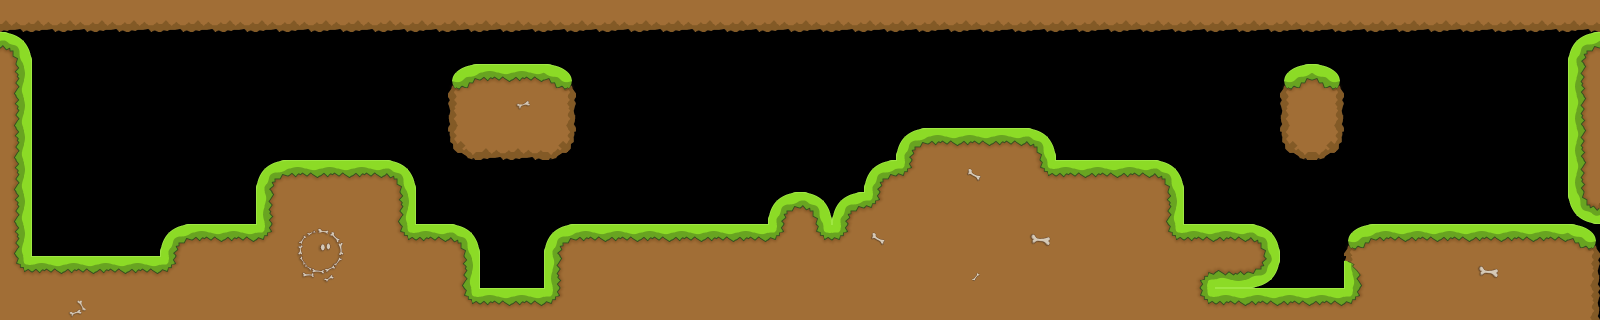

Below is a game level as drawn by its tile map, then a one-line description and the .tmx that defines it (tile-layer data replaced by summaries):
An orthogonal 50x10 tile map with 32x32 px tiles, 1 tile layer (Ebene 1).

<map version="1.0" orientation="orthogonal" width="50" height="10" tilewidth="32" tileheight="32">
 <tileset firstgid="1" name="tiles" tilewidth="32" tileheight="32">
  <image source="../tiles/tiles.png" />
  <tile id="0">
   <properties>
    <property name="solid" value="0" />
   </properties>
  </tile>
  <tile id="1">
   <properties>
    <property name="solid" value="0" />
   </properties>
  </tile>
  <tile id="2">
   <properties>
    <property name="solid" value="0" />
   </properties>
  </tile>
  <tile id="3">
   <properties>
    <property name="solid" value="0" />
   </properties>
  </tile>
  <tile id="4">
   <properties>
    <property name="solid" value="1" />
   </properties>
  </tile>
  <tile id="5">
   <properties>
    <property name="solid" value="1" />
   </properties>
  </tile>
  <tile id="6">
   <properties>
    <property name="solid" value="0" />
   </properties>
  </tile>
  <tile id="7">
   <properties>
    <property name="solid" value="1" />
   </properties>
  </tile>
  <tile id="8">
   <properties>
    <property name="solid" value="1" />
   </properties>
  </tile>
  <tile id="9">
   <properties>
    <property name="solid" value="1" />
   </properties>
  </tile>
  <tile id="10">
   <properties>
    <property name="solid" value="1" />
   </properties>
  </tile>
  <tile id="11">
   <properties>
    <property name="solid" value="1" />
   </properties>
  </tile>
  <tile id="12">
   <properties>
    <property name="solid" value="1" />
   </properties>
  </tile>
  <tile id="13">
   <properties>
    <property name="solid" value="1" />
   </properties>
  </tile>
  <tile id="14">
   <properties>
    <property name="solid" value="1" />
   </properties>
  </tile>
  <tile id="15">
   <properties>
    <property name="solid" value="1" />
   </properties>
  </tile>
  <tile id="16">
   <properties>
    <property name="solid" value="1" />
   </properties>
  </tile>
  <tile id="17">
   <properties>
    <property name="solid" value="1" />
   </properties>
  </tile>
  <tile id="18">
   <properties>
    <property name="solid" value="1" />
   </properties>
  </tile>
  <tile id="19">
   <properties>
    <property name="solid" value="1" />
   </properties>
  </tile>
  <tile id="20">
   <properties>
    <property name="solid" value="1" />
   </properties>
  </tile>
  <tile id="21">
   <properties>
    <property name="solid" value="1" />
   </properties>
  </tile>
  <tile id="22">
   <properties>
    <property name="solid" value="1" />
   </properties>
  </tile>
  <tile id="23">
   <properties>
    <property name="solid" value="1" />
   </properties>
  </tile>
  <tile id="24">
   <properties>
    <property name="solid" value="1" />
   </properties>
  </tile>
  <tile id="25">
   <properties>
    <property name="solid" value="1" />
   </properties>
  </tile>
  <tile id="26">
   <properties>
    <property name="solid" value="0" />
   </properties>
  </tile>
  <tile id="27">
   <properties>
    <property name="solid" value="0" />
   </properties>
  </tile>
  <tile id="28">
   <properties>
    <property name="solid" value="0" />
   </properties>
  </tile>
  <tile id="29">
   <properties>
    <property name="solid" value="0" />
   </properties>
  </tile>
  <tile id="30">
   <properties>
    <property name="solid" value="0" />
   </properties>
  </tile>
  <tile id="32">
   <properties>
    <property name="solid" value="0" />
   </properties>
  </tile>
  <tile id="33">
   <properties>
    <property name="solid" value="0" />
   </properties>
  </tile>
  <tile id="34">
   <properties>
    <property name="solid" value="0" />
   </properties>
  </tile>
  <tile id="35">
   <properties>
    <property name="solid" value="0" />
   </properties>
  </tile>
  <tile id="36">
   <properties>
    <property name="solid" value="0" />
   </properties>
  </tile>
  <tile id="37">
   <properties>
    <property name="solid" value="0" />
   </properties>
  </tile>
  <tile id="38">
   <properties>
    <property name="solid" value="0" />
   </properties>
  </tile>
  <tile id="39">
   <properties>
    <property name="solid" value="0" />
   </properties>
  </tile>
  <tile id="40">
   <properties>
    <property name="solid" value="0" />
   </properties>
  </tile>
  <tile id="41">
   <properties>
    <property name="solid" value="0" />
   </properties>
  </tile>
 </tileset>
 <layer name="Ebene 1" width="50" height="10">
  <data>[500 cells, 256 non-empty, 29 distinct tile ids]</data>
 </layer>
</map>
